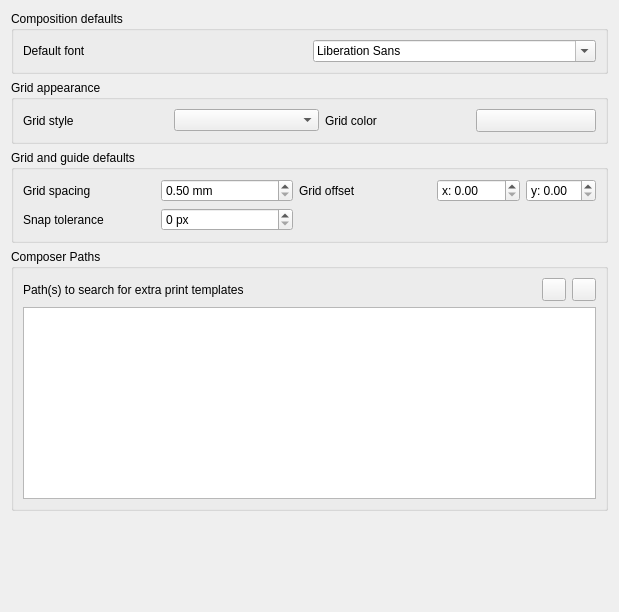
             <widget class="QWidget" name="mOptionsScrollAreaContents_12">
              <property name="geometry">
               <rect>
                <x>0</x>
                <y>0</y>
                <width>619</width>
                <height>612</height>
               </rect>
              </property>
              <layout class="QVBoxLayout" name="verticalLayout_39">
               <item>
                <widget class="QgsCollapsibleGroupBox" name="groupBox_3">
                 <property name="enabled">
                  <bool>true</bool>
                 </property>
                 <property name="title">
                  <string>Composition defaults</string>
                 </property>
                 <layout class="QGridLayout" name="gridLayout_8">
                  <item row="1" column="0">
                   <layout class="QHBoxLayout" name="horizontalLayout_39">
                    <item>
                     <widget class="QLabel" name="label_60">
                      <property name="text">
                       <string>Default font</string>
                      </property>
                     </widget>
                    </item>
                    <item>
                     <widget class="QFontComboBox" name="mComposerFontComboBox"/>
                    </item>
                   </layout>
                  </item>
                 </layout>
                </widget>
               </item>
               <item>
                <widget class="QgsCollapsibleGroupBox" name="groupBox_23">
                 <property name="title">
                  <string>Grid appearance</string>
                 </property>
                 <layout class="QGridLayout" name="gridLayout_9">
                  <item row="0" column="0">
                   <widget class="QLabel" name="label_66">
                    <property name="text">
                     <string>Grid style</string>
                    </property>
                   </widget>
                  </item>
                  <item row="0" column="2">
                   <widget class="QComboBox" name="mGridStyleComboBox"/>
                  </item>
                  <item row="0" column="3">
                   <widget class="QLabel" name="label_4">
                    <property name="text">
                     <string>Grid color</string>
                    </property>
                   </widget>
                  </item>
                  <item row="0" column="4">
                   <widget class="QgsColorButtonV2" name="mGridColorButton">
                    <property name="minimumSize">
                     <size>
                      <width>120</width>
                      <height>0</height>
                     </size>
                    </property>
                    <property name="maximumSize">
                     <size>
                      <width>120</width>
                      <height>16777215</height>
                     </size>
                    </property>
                    <property name="text">
                     <string/>
                    </property>
                   </widget>
                  </item>
                 </layout>
                </widget>
               </item>
               <item>
                <widget class="QgsCollapsibleGroupBox" name="groupBox_24">
                 <property name="title">
                  <string>Grid and guide defaults</string>
                 </property>
                 <layout class="QGridLayout" name="gridLayout_11">
                  <item row="0" column="0">
                   <widget class="QLabel" name="label_61">
                    <property name="text">
                     <string>Grid spacing</string>
                    </property>
                   </widget>
                  </item>
                  <item row="0" column="1">
                   <widget class="QDoubleSpinBox" name="mGridResolutionSpinBox">
                    <property name="suffix">
                     <string> mm</string>
                    </property>
                    <property name="minimum">
                     <double>0.500000000000000</double>
                    </property>
                    <property name="maximum">
                     <double>9999.000000000000000</double>
                    </property>
                   </widget>
                  </item>
                  <item row="0" column="2">
                   <widget class="QLabel" name="label_63">
                    <property name="text">
                     <string>Grid offset</string>
                    </property>
                    <property name="wordWrap">
                     <bool>true</bool>
                    </property>
                   </widget>
                  </item>
                  <item row="0" column="3">
                   <layout class="QHBoxLayout" name="horizontalLayout_36">
                    <item>
                     <widget class="QDoubleSpinBox" name="mOffsetXSpinBox">
                      <property name="prefix">
                       <string>x: </string>
                      </property>
                      <property name="maximum">
                       <double>9999.000000000000000</double>
                      </property>
                     </widget>
                    </item>
                    <item>
                     <widget class="QDoubleSpinBox" name="mOffsetYSpinBox">
                      <property name="prefix">
                       <string>y: </string>
                      </property>
                      <property name="suffix">
                       <string/>
                      </property>
                     </widget>
                    </item>
                   </layout>
                  </item>
                  <item row="1" column="0">
                   <widget class="QLabel" name="label_62">
                    <property name="text">
                     <string>Snap tolerance</string>
                    </property>
                   </widget>
                  </item>
                  <item row="1" column="1">
                   <widget class="QSpinBox" name="mSnapToleranceSpinBox">
                    <property name="suffix">
                     <string> px</string>
                    </property>
                    <property name="maximum">
                     <number>200</number>
                    </property>
                   </widget>
                  </item>
                 </layout>
                </widget>
               </item>
               <item>
                <widget class="QgsCollapsibleGroupBox" name="groupBox_27">
                 <property name="title">
                  <string>Composer Paths</string>
                 </property>
                 <layout class="QGridLayout" name="_7">
                  <item row="0" column="0">
                   <widget class="QLabel" name="mSVGLabel_3">
                    <property name="text">
                     <string>Path(s) to search for extra print templates</string>
                    </property>
                   </widget>
                  </item>
                  <item row="0" column="1">
                   <spacer>
                    <property name="orientation">
                     <enum>Qt::Horizontal</enum>
                    </property>
                    <property name="sizeHint" stdset="0">
                     <size>
                      <width>31</width>
                      <height>20</height>
                     </size>
                    </property>
                   </spacer>
                  </item>
                  <item row="0" column="2">
                   <widget class="QToolButton" name="mBtnAddTemplatePath">
                    <property name="toolTip">
                     <string>Add new path</string>
                    </property>
                    <property name="text">
                     <string/>
                    </property>
                    <property name="icon">
                     <iconset resource="../../images/images.qrc">
                      <normaloff>:/images/themes/default/symbologyAdd.svg</normaloff>:/images/themes/default/symbologyAdd.svg</iconset>
                    </property>
                   </widget>
                  </item>
                  <item row="0" column="3">
                   <widget class="QToolButton" name="mBtnRemoveTemplatePath">
                    <property name="toolTip">
                     <string>Remove path</string>
                    </property>
                    <property name="text">
                     <string/>
                    </property>
                    <property name="icon">
                     <iconset resource="../../images/images.qrc">
                      <normaloff>:/images/themes/default/symbologyRemove.svg</normaloff>:/images/themes/default/symbologyRemove.svg</iconset>
                    </property>
                   </widget>
                  </item>
                  <item row="1" column="0" colspan="4">
                   <widget class="QListWidget" name="mListComposerTemplatePaths">
                    <property name="minimumSize">
                     <size>
                      <width>0</width>
                      <height>120</height>
                     </size>
                    </property>
                   </widget>
                  </item>
                 </layout>
                </widget>
               </item>
               <item>
                <spacer name="verticalSpacer_10">
                 <property name="orientation">
                  <enum>Qt::Vertical</enum>
                 </property>
                 <property name="sizeHint" stdset="0">
                  <size>
                   <width>20</width>
                   <height>40</height>
                  </size>
                 </property>
                </spacer>
               </item>
              </layout>
             </widget>
